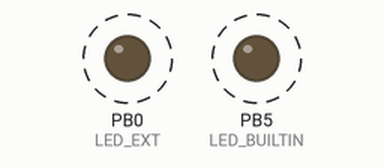
A program run on a simulated ATmega328P, built with avr-gcc and emulated at 16 MHz (the files do not name the chip). Parts: output pins drawn as LEDs (lit = HIGH). Dashed ring = blinking.

Above: at 0.04 s.
Timing chart, 0 to 3.0 s (numbered marks = the images above):
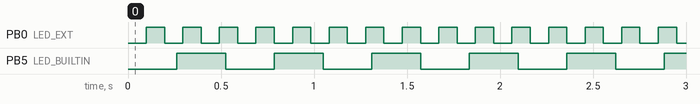

Measured:
- by itself, PB0 (LED_EXT): alternates HIGH for 0.10 s and LOW for 0.10 s
- by itself, PB5 (LED_BUILTIN): alternates HIGH for 0.26 s and LOW for 0.26 s

The program:

main.c
```c
// (licence header left out)
// -- Includes -------------------------------------------------------
#include <avr/io.h>         // AVR device-specific IO definitions
#include <avr/interrupt.h>  // Interrupts standard C library for AVR-GCC
#include <gpio.h>           // GPIO library for AVR-GCC
#include "timer.h"          // Timer library for AVR-GCC


// -- Defines --------------------------------------------------------
#define LED_BUILTIN PB5  // On-board LED
#define LED_EXT PB0      // External LED


// -- Function definitions -------------------------------------------
/*
 * Function: Main function where the program execution begins
 * Purpose:  Toggle LEDs using 8- and 16-bit Timers.
 * Returns:  none
 */
int main(void)
{
    // Set output pins
    GPIO_mode_output(&DDRB, LED_BUILTIN);
    GPIO_mode_output(&DDRB, LED_EXT);

    // Set Timer1 overflow to 262 ms and enable interrupt
    TIM1_ovf_262ms();
    TIM1_ovf_enable();

    // Set Timer0 overflow to 16 ms and enable interrupt
    TIM0_ovf_16ms();
    TIM0_ovf_enable();

    // Enables interrupts by setting the global interrupt mask
    sei();

    // Infinite loop
    while (1)
    {
        /* Empty loop. All subsequent operations are performed exclusively
         * inside interrupt service routines, ISRs */
    }

    // Will never reach this
    return 0;
}


// -- Interrupt service routines -------------------------------------
/*
 * Function: Timer/Counter1 overflow interrupt
 * Purpose:  Toggle on-board LED.
 */
ISR(TIMER1_OVF_vect)
{
    GPIO_toggle(&PORTB, LED_BUILTIN);
}


/*
 * Function: Timer/Counter0 overflow interrupt
 * Purpose:  Toggle external LED.
 */
ISR(TIMER0_OVF_vect)
{
    static uint8_t n_ovfs = 0;

    n_ovfs++;
    if (n_ovfs >= 6)
    {
        // Do this every 6 x 16 ms = 100 ms
        n_ovfs = 0;
        GPIO_toggle(&PORTB, LED_EXT);
    }
    // Else do nothing and exit the ISR
}


/*
    static uint8_t n_ovfs = 0;

    TCNT0 = 128;

    n_ovfs++;
    if (n_ovfs >= 30)
    {
        n_ovfs = 0;
    }
    // t_ovf = 1/16e6 * 1024 * 256 = 16 ms
    // t_ovf = 1/16e6 * 1024 * (256-128) = 8 ms
*/
```

timer.h
```c
#ifndef TIMER_H
# define TIMER_H

/*
 * Timer library for AVR-GCC.
 * (c) 2019-2024 Tomas Fryza, MIT license
 *
 * Developed using PlatformIO and AVR 8-bit Toolchain 3.6.2.
 * Tested on Arduino Uno board and ATmega328P, 16 MHz.
 */

/**
 * @file
 * @defgroup fryza_timer Timer Library <timer.h>
 * @code #include <timer.h> @endcode
 *
 * @brief Timer library for AVR-GCC.
 *
 * The library contains macros for controlling the timer modules.
 *
 * @note Based on Microchip Atmel ATmega328P manual and no source file
 *       is needed for the library.
 * @copyright (c) 2019-2024 Tomas Fryza, MIT license
 * @{
 */

// -- Includes -------------------------------------------------------
#include <avr/io.h>


// -- Defines --------------------------------------------------------
/**
 * @name  Definitions for 16-bit Timer/Counter1
 * @note  t_OVF = 1/F_CPU * prescaler * 2^n where n = 16, F_CPU = 16 MHz
 */
/** @brief Stop timer, prescaler 000 --> STOP */
#define TIM1_stop() TCCR1B &= ~((1<<CS12) | (1<<CS11) | (1<<CS10));

/** @brief Set overflow 4ms, prescaler 001 --> 1 */
#define TIM1_ovf_4ms() TCCR1B &= ~((1<<CS12) | (1<<CS11)); TCCR1B |= (1<<CS10);

/** @brief Set overflow 33ms, prescaler 010 --> 8 */
#define TIM1_ovf_33ms() TCCR1B &= ~((1<<CS12) | (1<<CS10)); TCCR1B |= (1<<CS11);

/** @brief Set overflow 262ms, prescaler 011 --> 64 */
#define TIM1_ovf_262ms() TCCR1B &= ~(1<<CS12); TCCR1B |= (1<<CS11) | (1<<CS10);

/** @brief Set overflow 1s, prescaler 100 --> 256 */
#define TIM1_ovf_1sec() TCCR1B &= ~((1<<CS11) | (1<<CS10)); TCCR1B |= (1<<CS12);

/** @brief Set overflow 4s, prescaler // 101 --> 1024 */
#define TIM1_ovf_4sec() TCCR1B &= ~(1<<CS11); TCCR1B |= (1<<CS12) | (1<<CS10);

/** @brief Enable overflow interrupt, 1 --> enable */
#define TIM1_ovf_enable() TIMSK1 |= (1<<TOIE1);

/** @brief Disable overflow interrupt, 0 --> disable */
#define TIM1_ovf_disable() TIMSK1 &= ~(1<<TOIE1);


/**
 * @name  Definitions for 8-bit Timer/Counter0
 * @note  t_OVF = 1/F_CPU * prescaler * 2^n where n = 8, F_CPU = 16 MHz
 */
/** @brief Stop timer, prescaler 000 --> STOP */
#define TIM0_stop() TCCR0B &= ~((1<<CS02) | (1<<CS01) | (1<<CS00));

/** @brief Set overflow 16us, prescaler 001 --> 1 */
#define TIM0_ovf_16us() TCCR0B &= ~((1<<CS02) | (1<<CS01)); TCCR0B |= (1<<CS00);

/** @brief Set overflow 128us, prescaler 010 --> 8 */
#define TIM0_ovf_128us() TCCR0B &= ~((1<<CS02) | (1<<CS00)); TCCR0B |= (1<<CS01);

/** @brief Set overflow 1ms, prescaler 011 --> 64 */
#define TIM0_ovf_1ms() TCCR0B &= ~(1<<CS02); TCCR0B |= (1<<CS01) | (1<<CS00);

/** @brief Set overflow 4ms, prescaler 100 --> 256 */
#define TIM0_ovf_4ms() TCCR0B &= ~((1<<CS01) | (1<<CS00)); TCCR0B |= (1<<CS02);

/** @brief Set overflow 16ms, prescaler // 101 --> 1024 */
#define TIM0_ovf_16ms() TCCR0B &= ~(1<<CS01); TCCR0B |= (1<<CS02) | (1<<CS00);

/** @brief Enable overflow interrupt, 1 --> enable */
#define TIM0_ovf_enable() TIMSK0 |= (1<<TOIE0);

/** @brief Disable overflow interrupt, 0 --> disable */
#define TIM0_ovf_disable() TIMSK0 &= ~(1<<TOIE0);


/**
 * @name  Definitions for 8-bit Timer/Counter2
 * @note  t_OVF = 1/F_CPU * prescaler * 2^n where n = 8, F_CPU = 16 MHz
 */
/** @brief Stop timer, prescaler 000 --> STOP */
#define TIM2_stop() TCCR2B &= ~((1<<CS22) | (1<<CS21) | (1<<CS20));

/** @brief Set overflow 16ms, prescaler // 111 --> 1024 */
#define TIM2_ovf_16ms() TCCR2B |= (1<<CS22) | (1<<CS21) | (1<<CS20);

/** @brief Enable overflow interrupt, 1 --> enable */
#define TIM2_ovf_enable() TIMSK2 |= (1<<TOIE2);

/** @brief Disable overflow interrupt, 0 --> disable */
#define TIM2_ovf_disable() TIMSK2 &= ~(1<<TOIE2);


/** @} */

#endif
```

gpio.c
```c
// (licence header left out)
// -- Includes -------------------------------------------------------
#include <gpio.h>


// -- Function definitions -------------------------------------------
/*
 * Function: GPIO_mode_output()
 * Purpose:  Configure one output pin.
 * Input(s): reg - Address of Data Direction Register, such as &DDRB
 *           pin - Pin designation in the interval 0 to 7
 * Returns:  none
 */
void GPIO_mode_output(volatile uint8_t *reg, uint8_t pin)
{
    *reg = *reg | (1<<pin);
}


/*
 * Function: GPIO_mode_input_pullup()
 * Purpose:  Configure one input pin and enable pull-up.
 * Input(s): reg - Address of Data Direction Register, such as &DDRB
 *           pin - Pin designation in the interval 0 to 7
 * Returns:  none
 */
void GPIO_mode_input_pullup(volatile uint8_t *reg, uint8_t pin)
{
    *reg = *reg & ~(1<<pin);  // Data Direction Register
    reg++;                    // Change pointer to Data Register
    *reg = *reg | (1<<pin);   // Data Register
}


/*
 * Function: GPIO_write_low()
 * Purpose:  Write one pin to low value.
 * Input(s): reg - Address of Port Register, such as &PORTB
 *           pin - Pin designation in the interval 0 to 7
 * Returns:  none
 */
void GPIO_write_low(volatile uint8_t *reg, uint8_t pin)
{
    *reg = *reg & ~(1<<pin);
}


/*
 * Function: GPIO_write_high()
 * Purpose:  Write one pin to high value.
 * Input(s): reg - Address of Port Register, such as &PORTB
 *           pin - Pin designation in the interval 0 to 7
 * Returns:  none
 */
void GPIO_write_high(volatile uint8_t *reg, uint8_t pin)
{
    *reg = *reg | (1<<pin);
}


/*
 * Function: GPIO_read()
 * Purpose:  Read a value from input pin.
 * Input(s): reg - Address of Pin Register, such as &PINB
 *           pin - Pin designation in the interval 0 to 7
 * Returns:  Pin value
 */
uint8_t GPIO_read(volatile uint8_t *reg, uint8_t pin)
{
    uint8_t temp;

    temp = *reg & (1<<pin);

    if (temp != 0) {
        return 1;
    }
    else {
        return 0;
    }
}


/*
 * Function: GPIO_mode_input_nopull()
 */
void GPIO_mode_input_nopull(volatile uint8_t *reg, uint8_t pin)
{
    *reg = *reg & ~(1<<pin);  // Data Direction Register
    reg++;                    // Change pointer to Data Register
    *reg = *reg & ~(1<<pin);  // Data Register
}


/*
 * Function: GPIO_toggle()
 */
void GPIO_toggle(volatile uint8_t *reg, uint8_t pin)
{
    *reg = *reg ^ (1<<pin);
}
```

gpio.h
```c
#ifndef GPIO_H
# define GPIO_H

/*
 * GPIO library for AVR-GCC.
 * (c) 2019-2024 Tomas Fryza, MIT license
 *
 * Developed using PlatformIO and AVR 8-bit Toolchain 3.6.2.
 * Tested on Arduino Uno board and ATmega328P, 16 MHz.
 */

/**
 * @file
 * @defgroup fryza_gpio GPIO Library <gpio.h>
 * @code #include <gpio.h> @endcode
 *
 * @brief GPIO library for AVR-GCC.
 *
 * The library contains functions for controlling AVRs' gpio pin(s).
 *
 * @note Based on AVR Libc Reference Manual.
 * @copyright (c) 2019-2024 Tomas Fryza, MIT license
 * @{
 */

// -- Includes -------------------------------------------------------
#include <avr/io.h>


// -- Function prototypes --------------------------------------------
/**
 * @brief  Configure one output pin.
 * @param  reg Address of Data Direction Register, such as &DDRB
 * @param  pin Pin designation in the interval 0 to 7
 * @return none
 */
void GPIO_mode_output(volatile uint8_t *reg, uint8_t pin);


/**
 * @brief  Configure one input pin and enable pull-up.
 * @param  reg Address of Data Direction Register, such as &DDRB
 * @param  pin Pin designation in the interval 0 to 7
 * @return none
 */
void GPIO_mode_input_pullup(volatile uint8_t *reg, uint8_t pin);


/**
 * @brief  Write one pin to low value.
 * @param  reg Address of Port Register, such as &PORTB
 * @param  pin Pin designation in the interval 0 to 7
 * @return none
 */
void GPIO_write_low(volatile uint8_t *reg, uint8_t pin);


/**
 * @brief  Write one pin to high value.
 * @param  reg Address of Port Register, such as &PORTB
 * @param  pin Pin designation in the interval 0 to 7
 * @return none
 */
void GPIO_write_high(volatile uint8_t *reg, uint8_t pin);


/**
 * @brief  Read a value from input pin.
 * @param  reg Address of Pin Register, such as &PIND
 * @param  pin Pin designation in the interval 0 to 7
 * @return Pin value
 */
uint8_t GPIO_read(volatile uint8_t *reg, uint8_t pin);


void GPIO_mode_input_nopull(volatile uint8_t *reg, uint8_t pin);


void GPIO_toggle(volatile uint8_t *reg, uint8_t pin);


/** @} */

#endif
```
